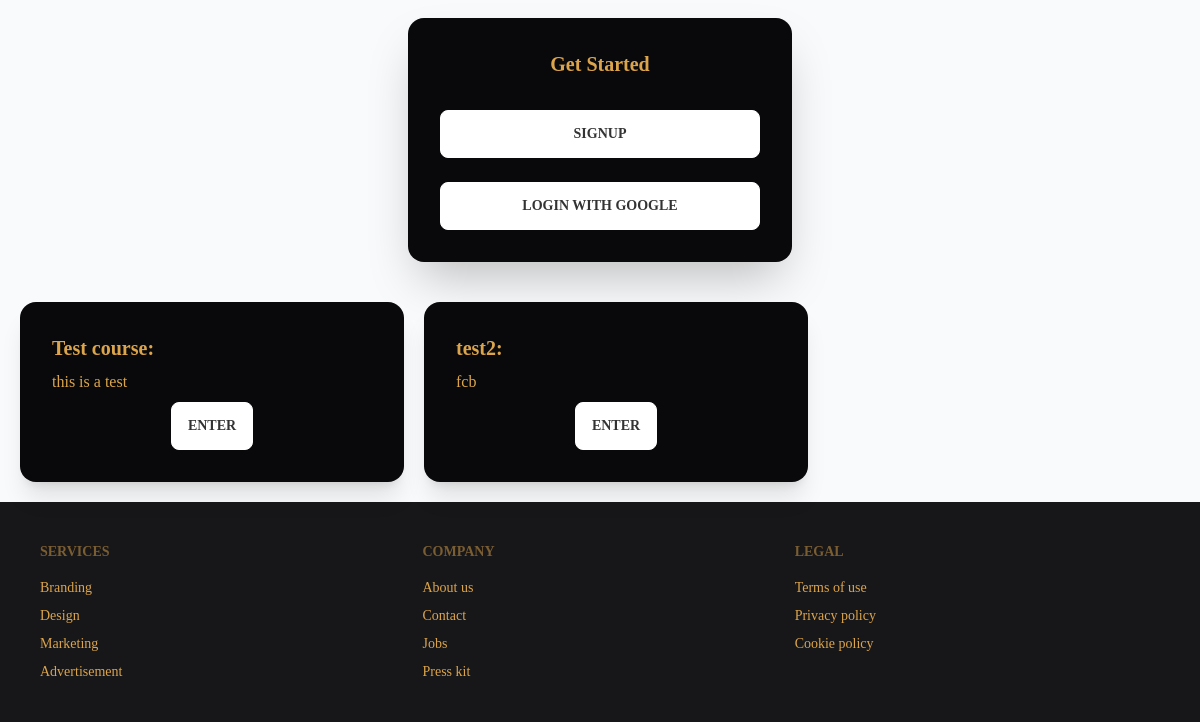
The app's page / (lower part), older data.
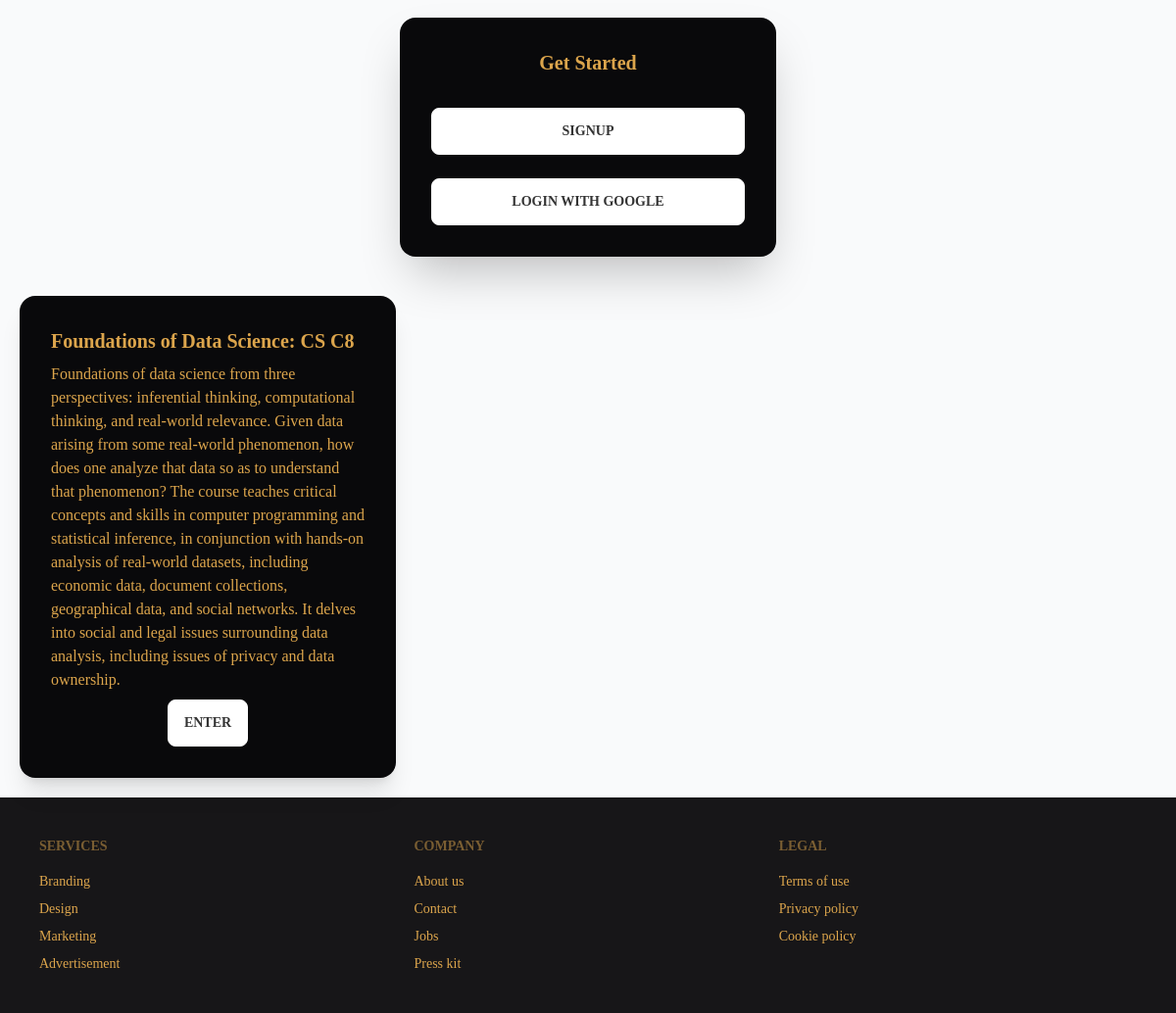
The same page, newer data.
### main/models.py (models this page shows, shortened)
class Course(models.Model):
    url = models.CharField(max_length=2048)
    description = models.CharField(max_length=5000, default="")
    name = models.CharField(max_length=200, default="")
    number = models.CharField(max_length=200, default="")
    created_date = models.DateTimeField(default=timezone.now)
    college = models.CharField(max_length=200, default="")
    tags = TaggableManager()
    author = models.ForeignKey(User, on_delete = models.CASCADE)
    rating = models.IntegerField(default=1)

### main/views.py (the view)
# urls.py: path('', views.IndexView.as_view(), name='index'),
class IndexView(generic.ListView):
    template_name = 'main/index.html'
    context_object_name = 'latest_course_list'
    def get_queryset(self):
        return Course.objects.all()

### main/templates/main/index.html (shortened to what this page needs)
{% extends 'main/base.html'%}
{% load socialaccount %}
{% load static %}
{% block content %}
{% if user.is_authenticated %}
<div class="flex justify-center">
  <div class="card m-5 flex-shrink-0 w-full max-w-sm shadow-2xl bg-base-100 ">
    <div class="card-body">  <h1 class = "flex justify-center">Welcome, You are logged in as {{ user.username }}</h1>
      <a class="btn btn-primary" href="/logout">Logout</a>
    </div>
  </div>
</div>
{% else %}
<div class="flex justify-center">
  <div class="card m-5 flex-shrink-0 w-full max-w-sm shadow-2xl bg-base-100 ">
    <div class="card-body">
      <h2 class="card-title justify-center">Get Started</h2>
      <div class="form-control mt-6">
        <a class="btn btn-primary" href="/accounts/signup">Signup</a>
        <a class="btn btn-primary" href="{% provider_login_url 'google' %}">Login with Google</a>
      </div>
    </div>
  </div>
</div>
{% endif %}
{% if latest_course_list %}
<div class="flex flex-row flex-wrap m-5 space-x-5">
  {% for course in latest_course_list %}
  <div class="card w-96 bg-base-100 shadow-xl">
    <div class="card-body">
      <h2 class="card-title">{{course.name}}: {{course.number}}</h2>
      <p>{{course.description}}</p>
      <div class="card-actions justify-center">
        <a href = "/course/{{course.id}}" class="btn btn-primary">Enter</a>
      </div>
    </div>
  </div>
  {% endfor %}
</div>
{% endif %}
{% endblock %}

Row changes from the older to the newer data that the page shows:
removed Course: name "Test course", description "this is a test"
removed Course: name "test2", description "fcb"
added Course: name "Foundations of Data Science", number "CS C8", description "Foundations of data science from three perspectives: inferential thinking, computational thinking, and real-world relevance. Given data arising from some real-world phenomenon, how does one analyze that data so as to understand that phenomenon? The course teaches critical concepts and skills in computer programming and statistical inference, in conjunction with hands-on analysis of real-world datasets, including economic data, document collections, geographical data, and social networks. It delves into social and legal issues surrounding data analysis, including issues of privacy and data ownership."
